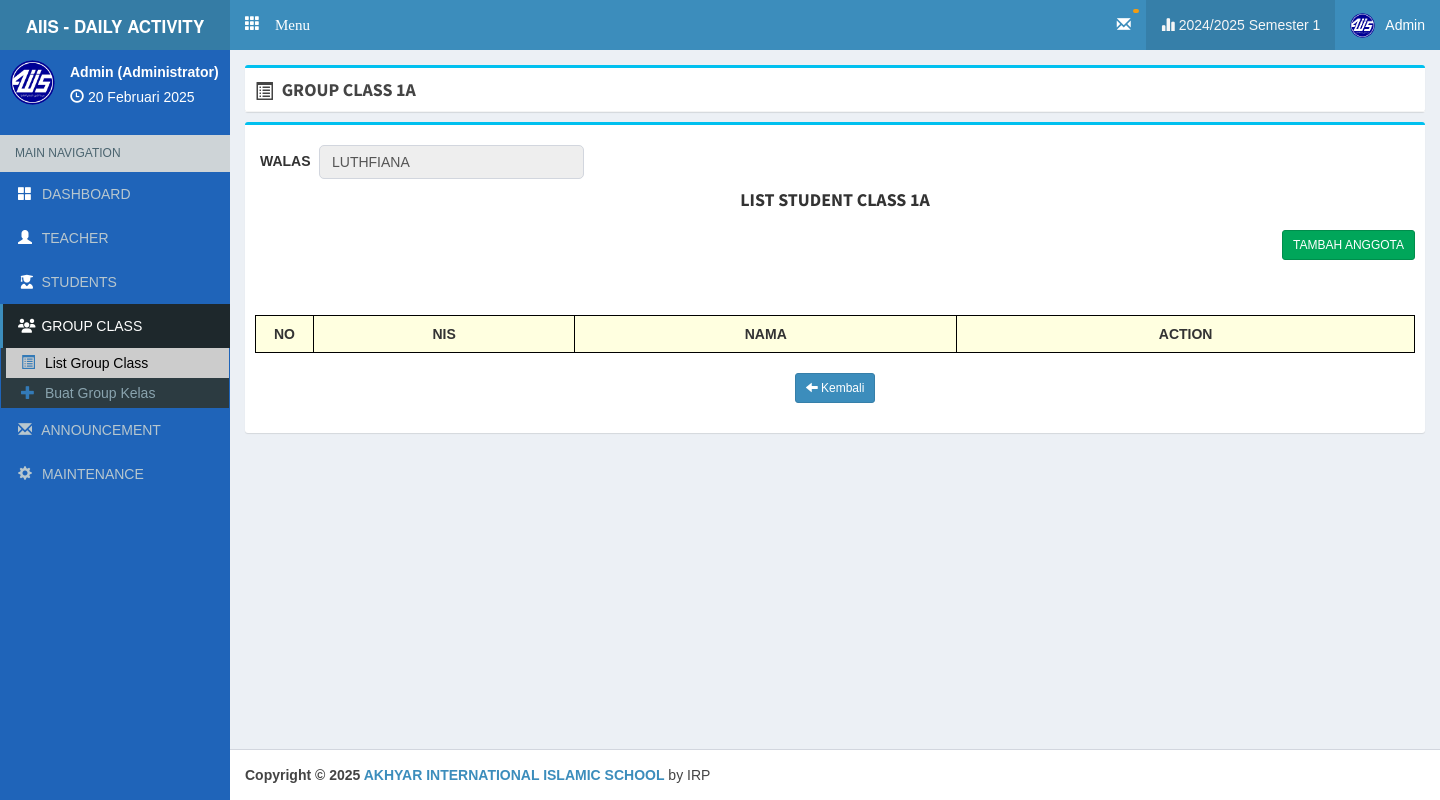
/admin/groupclass/1A (signed in), run on the app's committed database.
### tables this page shows
CREATE TABLE `tahun_ajaran` (
  `id_tahun_ajaran` int(11) NOT NULL,
  `c_role` varchar(50) DEFAULT NULL,
  `tahun` varchar(50) DEFAULT NULL,
  `semester` varchar(50) DEFAULT NULL,
  `status` varchar(50) DEFAULT NULL
);

CREATE TABLE `group_kelas` (
  `id` int(11) NOT NULL,
  `nama_group_kelas` char(250) DEFAULT NULL,
  `walas` varchar(250) DEFAULT NULL,
  `nip` varchar(50) DEFAULT NULL
);

CREATE TABLE `aplikasi` (
  `id` int(2) NOT NULL,
  `alamat` varchar(30) NOT NULL,
  `kepsek` varchar(30) NOT NULL,
  `nipkepsek` varchar(30) NOT NULL,
  `namasek` varchar(60) NOT NULL
);

### php/config.php (called while the page is built, shortened)
<?php
$dbhost ='localhost';
$dbuser ='root';
$dbpass ='';
$dbname ='daily_activity_upt1';
$con=mysqli_connect($dbhost,$dbuser,$dbpass,$dbname);
$base='http://localhost/daily_act_upt1/';
$basead='http://localhost/daily_act_upt1/admin/';
$aplikasi=mysqli_fetch_array(mysqli_query($con,"SELECT * FROM aplikasi limit 1"));
?>

### php/function.php (called while the page is built, shortened)
<?php
function tgl($date){
  $array_bulan = array(1=>'Januari','Februari','Maret', 'April', 'Mei', 'Juni','Juli','Agustus','September','Oktober', 'November','Desember');
  $date = strtotime($date);
  $tanggal = date ('j', $date);
  $bulan = $array_bulan[date('n',$date)];
  $tahun = date('Y',$date);
  $result = $tanggal ." ". $bulan ." ". $tahun;
  return($result);
}
?>

### admin/main.php (the view, shortened to what this page needs)
<?php
  require '../php/config.php';
  require '../php/function.php';
  $currTahun    = "";
  $currSemester = "";
  $check = mysqli_num_rows(mysqli_query($con, "SELECT * FROM tahun_ajaran WHERE status = 'aktif' AND c_role = '$_SESSION[key_admin]' "));
  if ($check != 0) {
    $currTahun = mysqli_query($con, "SELECT tahun FROM tahun_ajaran WHERE status = 'aktif' AND c_role = '$_SESSION[key_admin]' ");
    $currTahun = mysqli_fetch_assoc($currTahun)['tahun'];
    $currSemester = mysqli_query($con, "SELECT semester FROM tahun_ajaran WHERE status = 'aktif' AND c_role = '$_SESSION[key_admin]' ");
    $currSemester = mysqli_fetch_assoc($currSemester)['semester'];
  } else {
    $currTahun    = "";
    $currSemester = "";
  }
  $na = mysqli_fetch_array(mysqli_query($con,"SELECT * FROM admin where c_admin = '$_SESSION[key_admin]' "));
?>
<!DOCTYPE html>
<html>
<head>
  <link href="<?php echo $base; ?>theme/js/summernote.min.css" rel="stylesheet"/>
  <link rel="stylesheet" href="<?php echo $base; ?>theme/plugins/datatables/dataTables.bootstrap.css">
  <link rel="stylesheet" href="<?php echo $base; ?>theme/plugins/iCheck/square/blue.css">
  <link rel="stylesheet" href="<?= $base; ?>theme/bower_components/bootstrap/dist/css/bootstrap.min.css">
  <link rel="stylesheet" href="<?= $base; ?>theme/bower_components/font-awesome/css/font-awesome.min.css">
  <link rel="stylesheet" href="https://cdnjs.cloudflare.com/ajax/libs/font-awesome/6.5.1/css/all.min.css" />
  <link rel="stylesheet" href="<?= $base; ?>theme/dist/css/AdminLTE.min.css">
  <link rel="stylesheet" href="<?= $base; ?>theme/dist/css/skins/_all-skins.min.css">
  <link rel="stylesheet" href="<?php echo $base; ?>theme/plugins/pace/pace.min.css">
  <link href="https://cdn.jsdelivr.net/npm/select2@4.1.0-rc.0/dist/css/select2.min.css" rel="stylesheet" />
  <link href="<?php echo $base; ?>theme/datetime/css/bootstrap-datetimepicker.min.css" rel="stylesheet">
  <link rel="stylesheet" href="<?php echo $base; ?>theme/plugins/select2/select2.min.css">
  <link rel="stylesheet" href="<?php echo $base; ?>theme/dist/css/AdminLTE.min.css">
  <link rel="stylesheet" href="<?php echo $base; ?>theme/dist/css/skins/_all-skins.min.css">
  <link rel="stylesheet" href="<?php echo $base; ?>theme/dist/css/overridecss.css">
</head>
<body class="skin-blue hold-transition fixed"
oncontextmenu="return false">
<div class="wrapper">
  <header class="main-header">
    <a href="#" class="logo">
      <span class="logo-lg"> <b style="font-size: 17px;"> AIIS - DAILY ACTIVITY </b> </span>
    </a>
    <nav class="navbar navbar-static-top" role="navigation">
     <a href="#" class="glyphicon glyphicon-th" data-toggle="offcanvas" role="button" style="color: #fff;margin-top: 15px;margin-left: 15px;font-size: 15px;"> Menu
      </a>
      <div class="navbar-custom-menu">
        <ul class="nav navbar-nav">
          <li class="dropdown notifications-menu">
            <a href="#" class="dropdown-toggle" id="untukNotifNoApprKepsek" data-toggle="dropdown">
              <i class="glyphicon glyphicon-envelope"></i>
              <span class="label label-warning" id="notifInfoList">  </span>
            </a>
          </li>
          <li class="active">
            <a><i class="glyphicon glyphicon-stats"></i> <?= $currTahun; ?> Semester <?= $currSemester; ?></a>
          </li>
          <li class="dropdown user user-menu" id="bgnNama">
            <a href="#" class="dropdown-toggle" data-toggle="dropdown">
              <img src="<?php echo $base; ?>imgstatis/logo2.png" class="user-image" alt="User Image">
                <span class="hidden-xs"><?php echo ucfirst($_SESSION['name_user']) ?></span>
              </a>
          </li>
        </ul>
      </div>
    </nav>
  </header>
  <aside class="main-sidebar">
    <section class="sidebar cobasidebar">
      <div class="user-panel">
        <div class="pull-left image">
            <img src="<?php echo $base; ?>imgstatis/logo2.png" class="img-circle" alt="User Image">
        </div>
        <div class="pull-left info">
          <p><?= ucfirst($na['username']); ?> (<?= $na['nama']; ?>) </p>
          <i class="glyphicon glyphicon-time"></i> <?php echo tgl(date('d-m-Y')); ?>
        </div>
      </div>
      <ul class="sidebar-menu">
        <li class="header">MAIN NAVIGATION</li>
        <li>
          <a href="<?= $basead; ?>" id="dashboard"><i style="color: white;" class="glyphicon glyphicon-th-large text-primary"></i> <span id=""> DASHBOARD </span> </a>
        </li>
        <li>
          <a href="<?= $basead; ?>teacher" id="addguru"><i style="color: white;" class="glyphicon glyphicon-user"></i> <span id="addtc"> TEACHER </span> </a>
        </li>
        <li>
          <a href="<?= $basead; ?>students" id="students"><i style="color: white;" class="fa-classic fa-solid fa-user-graduate fa-fw"></i> <span id="addst" style="margin-left: 2px;"> STUDENTS </span> </a>
        </li>
        <li>
          <a href="#" id="list_student">
            <i class="fa-solid fa-users"></i> <span style="margin-left: 2px;"> GROUP CLASS </span>
          </a>
          <ul class="treeview-menu">
            <li>
              <a href="<?= $basead; ?>listgroupclass" id="listgroupclass"><i class="glyphicon glyphicon-list-alt text-primary"></i> <span id="g_kls"> List Group Class </span> </a>
            </li>
            <li>
              <a href="<?= $basead; ?>creategroupstudents" id="creategroupstudents"><i class="glyphicon glyphicon-plus text-primary"></i> <span id="b_gk"> Buat Group Kelas </span> </a>
            </li>
          </ul>
        </li>
        <li>
          <a href="#" id="list_announcement">
            <i class="glyphicon glyphicon-envelope"></i> <span> ANNOUNCEMENT </span>
          </a>
        </li>
        <li>
          <a href="#" id="list_maintenance">
            <i class="glyphicon glyphicon-cog"></i> <span id="titleList2"> MAINTENANCE </span>
          </a>
        </li>
      </ul>
    </section>
  </aside>
  <div class="content-wrapper">
    <?php if (!empty($_GET['on'])): ?>
      <?php if ($_GET['on'] != 'createdaily'): ?>
        <section class="content-header" id="content_head">
          <div class="box box-info" style="margin-bottom: -5px;">
            <div class="box-header with-border">
              <h3 class="box-title" id="boxTitle"> <i class="fa" id="addIcon"></i> <span id="isiMenu"> </span> </h3>
            </div>
          </div>
        </section>
      <?php endif ?>
    <?php endif ?>
    <section class="content" id="isi_konten">
<?php
  if(empty($_GET['on'])){require 'view/dashboard/index.php';}
  else{
    $act=($_GET['on']);
    if($act=='kelas'){
      require 'view/a-kelas.php';
    }
    else if ($act == 'checkpembayarandaninputdata') {
      require 'view/spp/check_pembayaran/check_pembayaran_dan_inputdata.php';
    }
    elseif ($act == 'editdata') {
      require 'view/spp/edit_data/editdata.php';
    }
    elseif($act == 'upload') {
      require 'view/spp/upload/uploadfile.php';
    }
    elseif($act == 'addteacher') {
      require 'view/a-guru.php';
    }
    elseif($act == 'teacher') {
      require 'view/list_teacher.php';
    }
    elseif($act == 'students') {
      require 'view/students/all_student.php';
    }
    elseif($act == 'importsiswa') {
      require 'view/students/importsiswa.php';
    }
    elseif($act == 'addstudent') {
      require 'view/students/a-student.php';
    }
    elseif($act == 'listgroupclass') {
      require 'view/students/listgroupclass.php';
    }
    elseif($act == 'groupclass') {
      require 'view/students/anggota.php';
    }
    elseif($act == 'creategroupstudents') {
      require 'view/students/index.php';
    }
    elseif($act == 'addtogroupclass') {
      require 'view/students/addtogroup.php';
    }
    elseif($act == 'createinfo') {
      require 'view/announcement/index.php';
    }
    elseif ($act == 'tahunajaran') {
      require 'view/maintenance/tahun_ajaran/index.php';
    }
    else{
      require 'view/404.php';
    }
  }
?>
    </section>
  </div>
</div>
  <footer class="main-footer">
    <strong>Copyright &copy; <?php echo date('Y'); ?> <a href="#"><?php echo $aplikasi['namasek']; ?></a></strong> by IRP
</body>
</html>

### admin/view/students/anggota.php (shortened to what this page needs)
<?php
	$timeOut        = $_SESSION['expire'];
	$timeRunningOut = time() + 5;
	if ($timeRunningOut == $timeOut || $timeRunningOut > $timeOut) {
	    $_SESSION['form_success'] = "session_time_out";
	    $timeIsOut = 1;
	    error_reporting(1);
  	} else {
		$queryGetDataWalas	= mysqli_query($con, "
			SELECT walas FROM group_kelas
			WHERE nama_group_kelas = '$_GET[q]'
		");
		$getDataWalas = mysqli_fetch_array($queryGetDataWalas)['walas'];
  	}
?>
<div class="box box-info">
	<br>
	<div class="form-group">
		<label class="col-md-1 control-label" id="lbl_walas"> WALAS </label>
		<div class="col-md-3">
			<input type="" value="<?= str_replace([" S.Pd.I", "  S.Pd", ",", "Lc.", " S.Sos", "  S.Ag", "  A.Md", "  S.Si", "  M.Pd", "  S.Psi."], "", $getDataWalas); ?>" name="" readonly class="form-control">
		</div>
	</div>
	<br>
  	<center>
	    <h4 id="judul_daily">
	      <strong> LIST STUDENT CLASS <?= $_GET['q'] ?> </strong>
	    </h4>
  	</center>
  	<div class="box-body table-responsive">
  		<div class="form-group" id="div_btn">
	    	<a href="<?= $basead; ?>addtogroupclass/<?= $_GET['q'] ?>" class="btn btn-sm btn-success"> TAMBAH ANGGOTA </a>
  		</div>
	    <br><br>
	    <table id="hightlight_list_siswa" style="text-align: center;" class="table table-bordered table-hover">
	      	<thead>
		        <tr style="background-color: lightyellow; font-weight: bold;">
		          <th style="text-align: center; border: 1px solid black;" width="5%">NO</th>
		          <th style="text-align: center; border: 1px solid black;"> NIS </th>
		          <th style="text-align: center; border: 1px solid black;"> NAMA </th>
		          <th style="text-align: center; border: 1px solid black;"> ACTION </th>
		        </tr>
	      	</thead>
	    </table>
	    <br>
	    <center> <a href="<?= $basead; ?>listgroupclass" class="btn btn-sm btn-primary"> <i class="glyphicon glyphicon-arrow-left"></i> Kembali </a> </center>
	    <br>
  	</div>
</div>

### admin/main.php (style rules this page uses)
body { font-family:arial; }
#addIcon { top: 4px; }

### admin/view/students/anggota.php (style rules this page uses)
#lbl_walas { width: 5%; margin-top: 6px; }
#div_btn { display: flex; justify-content: flex-end; gap: 10px; }

### data on the page
tahun_ajaran: tahun "2024/2025", semester "1"
group_kelas: walas "LUTHFIANA"
aplikasi: namasek "AKHYAR INTERNATIONAL ISLAMIC SCHOOL"

### other printed values
$_SESSION['name_user'] "Admin"
$na['username'] "Admin"
$na['nama'] "Administrator"
$_GET['q'] "1A"
